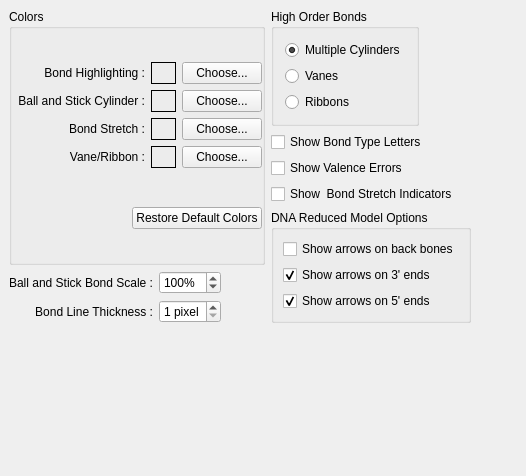
     <widget class="QWidget" name="TabPage" >
      <attribute name="title" >
       <string>Bonds</string>
      </attribute>
      <layout class="QGridLayout" >
       <property name="margin" >
        <number>9</number>
       </property>
       <property name="spacing" >
        <number>6</number>
       </property>
       <item row="5" column="3" >
        <spacer>
         <property name="orientation" >
          <enum>Qt::Horizontal</enum>
         </property>
         <property name="sizeHint" >
          <size>
           <width>40</width>
           <height>20</height>
          </size>
         </property>
        </spacer>
       </item>
       <item rowspan="2" row="4" column="1" colspan="2" >
        <widget class="QGroupBox" name="dna_reduced_model_options_grpbox" >
         <property name="title" >
          <string>DNA Reduced Model Options</string>
         </property>
         <layout class="QGridLayout" >
          <property name="margin" >
           <number>9</number>
          </property>
          <property name="spacing" >
           <number>6</number>
          </property>
          <item row="0" column="0" >
           <widget class="QCheckBox" name="arrowsOnBackBones_checkBox" >
            <property name="text" >
             <string>Show arrows on back bones</string>
            </property>
           </widget>
          </item>
          <item row="1" column="0" >
           <widget class="QCheckBox" name="arrowsOnThreePrimeEnds_checkBox" >
            <property name="text" >
             <string>Show arrows on 3' ends</string>
            </property>
            <property name="checked" >
             <bool>true</bool>
            </property>
           </widget>
          </item>
          <item row="2" column="0" >
           <widget class="QCheckBox" name="arrowsOnFivePrimeEnds_checkBox" >
            <property name="text" >
             <string>Show arrows on 5' ends</string>
            </property>
            <property name="checked" >
             <bool>true</bool>
            </property>
           </widget>
          </item>
         </layout>
        </widget>
       </item>
       <item row="6" column="0" >
        <spacer>
         <property name="orientation" >
          <enum>Qt::Vertical</enum>
         </property>
         <property name="sizeType" >
          <enum>QSizePolicy::Expanding</enum>
         </property>
         <property name="sizeHint" >
          <size>
           <width>20</width>
           <height>144</height>
          </size>
         </property>
        </spacer>
       </item>
       <item row="2" column="1" colspan="3" >
        <widget class="QCheckBox" name="show_valence_errors_checkbox" >
         <property name="toolTip" >
          <string>Enable/Disable Valence Error Checker</string>
         </property>
         <property name="text" >
          <string>Show Valence Errors</string>
         </property>
        </widget>
       </item>
       <item row="0" column="2" colspan="2" >
        <spacer>
         <property name="orientation" >
          <enum>Qt::Horizontal</enum>
         </property>
         <property name="sizeType" >
          <enum>QSizePolicy::Expanding</enum>
         </property>
         <property name="sizeHint" >
          <size>
           <width>72</width>
           <height>20</height>
          </size>
         </property>
        </spacer>
       </item>
       <item row="3" column="1" colspan="3" >
        <widget class="QCheckBox" name="showBondStretchIndicators_checkBox" >
         <property name="toolTip" >
          <string>Enable/Disable Display of Bond Stretch Indicators</string>
         </property>
         <property name="text" >
          <string>Show  Bond Stretch Indicators</string>
         </property>
        </widget>
       </item>
       <item row="1" column="1" colspan="3" >
        <widget class="QCheckBox" name="show_bond_labels_checkbox" >
         <property name="toolTip" >
          <string>Display Bond Type Label</string>
         </property>
         <property name="text" >
          <string>Show Bond Type Letters</string>
         </property>
        </widget>
       </item>
       <item rowspan="5" row="0" column="0" >
        <widget class="QGroupBox" name="groupBox4" >
         <property name="title" >
          <string>Colors</string>
         </property>
         <layout class="QGridLayout" >
          <property name="margin" >
           <number>0</number>
          </property>
          <property name="spacing" >
           <number>6</number>
          </property>
          <item row="1" column="0" colspan="2" >
           <layout class="QHBoxLayout" >
            <property name="margin" >
             <number>0</number>
            </property>
            <property name="spacing" >
             <number>6</number>
            </property>
            <item>
             <spacer>
              <property name="orientation" >
               <enum>Qt::Horizontal</enum>
              </property>
              <property name="sizeType" >
               <enum>QSizePolicy::Expanding</enum>
              </property>
              <property name="sizeHint" >
               <size>
                <width>40</width>
                <height>20</height>
               </size>
              </property>
             </spacer>
            </item>
            <item>
             <widget class="QPushButton" name="reset_bond_colors_btn" >
              <property name="text" >
               <string>Restore Default Colors</string>
              </property>
              <property name="autoDefault" >
               <bool>false</bool>
              </property>
             </widget>
            </item>
           </layout>
          </item>
          <item row="0" column="1" >
           <layout class="QGridLayout" >
            <property name="margin" >
             <number>0</number>
            </property>
            <property name="spacing" >
             <number>6</number>
            </property>
            <item row="0" column="0" >
             <widget class="QLabel" name="textLabel3_2" >
              <property name="sizePolicy" >
               <sizepolicy>
                <hsizetype>5</hsizetype>
                <vsizetype>5</vsizetype>
                <horstretch>0</horstretch>
                <verstretch>0</verstretch>
               </sizepolicy>
              </property>
              <property name="text" >
               <string>Bond Highlighting :</string>
              </property>
              <property name="alignment" >
               <set>Qt::AlignRight|Qt::AlignTrailing|Qt::AlignVCenter</set>
              </property>
             </widget>
            </item>
            <item row="2" column="1" >
             <layout class="QHBoxLayout" >
              <property name="margin" >
               <number>0</number>
              </property>
              <property name="spacing" >
               <number>6</number>
              </property>
              <item>
               <widget class="QFrame" name="bond_stretch_color_frame" >
                <property name="minimumSize" >
                 <size>
                  <width>25</width>
                  <height>0</height>
                 </size>
                </property>
                <property name="maximumSize" >
                 <size>
                  <width>32767</width>
                  <height>32767</height>
                 </size>
                </property>
                <property name="frameShape" >
                 <enum>QFrame::Box</enum>
                </property>
                <property name="frameShadow" >
                 <enum>QFrame::Plain</enum>
                </property>
               </widget>
              </item>
              <item>
               <widget class="QPushButton" name="bond_stretch_color_btn" >
                <property name="text" >
                 <string>Choose...</string>
                </property>
                <property name="autoDefault" >
                 <bool>false</bool>
                </property>
                <property name="default" >
                 <bool>false</bool>
                </property>
               </widget>
              </item>
             </layout>
            </item>
            <item row="0" column="1" >
             <layout class="QHBoxLayout" >
              <property name="margin" >
               <number>0</number>
              </property>
              <property name="spacing" >
               <number>6</number>
              </property>
              <item>
               <widget class="QFrame" name="bond_hilite_color_frame" >
                <property name="minimumSize" >
                 <size>
                  <width>25</width>
                  <height>0</height>
                 </size>
                </property>
                <property name="maximumSize" >
                 <size>
                  <width>32767</width>
                  <height>32767</height>
                 </size>
                </property>
                <property name="frameShape" >
                 <enum>QFrame::Box</enum>
                </property>
                <property name="frameShadow" >
                 <enum>QFrame::Plain</enum>
                </property>
               </widget>
              </item>
              <item>
               <widget class="QPushButton" name="bond_hilite_color_btn" >
                <property name="text" >
                 <string>Choose...</string>
                </property>
                <property name="autoDefault" >
                 <bool>false</bool>
                </property>
               </widget>
              </item>
             </layout>
            </item>
            <item row="3" column="0" >
             <widget class="QLabel" name="textLabel3_3" >
              <property name="text" >
               <string>Vane/Ribbon :</string>
              </property>
              <property name="alignment" >
               <set>Qt::AlignRight|Qt::AlignTrailing|Qt::AlignVCenter</set>
              </property>
             </widget>
            </item>
            <item row="1" column="1" >
             <layout class="QHBoxLayout" >
              <property name="margin" >
               <number>0</number>
              </property>
              <property name="spacing" >
               <number>6</number>
              </property>
              <item>
               <widget class="QFrame" name="ballstick_bondcolor_frame" >
                <property name="minimumSize" >
                 <size>
                  <width>25</width>
                  <height>0</height>
                 </size>
                </property>
                <property name="frameShape" >
                 <enum>QFrame::Box</enum>
                </property>
                <property name="frameShadow" >
                 <enum>QFrame::Plain</enum>
                </property>
               </widget>
              </item>
              <item>
               <widget class="QPushButton" name="ballstick_bondcolor_btn" >
                <property name="text" >
                 <string>Choose...</string>
                </property>
                <property name="autoDefault" >
                 <bool>false</bool>
                </property>
               </widget>
              </item>
             </layout>
            </item>
            <item row="1" column="0" >
             <widget class="QLabel" name="textLabel3" >
              <property name="text" >
               <string>Ball and Stick Cylinder :</string>
              </property>
              <property name="alignment" >
               <set>Qt::AlignRight|Qt::AlignTrailing|Qt::AlignVCenter</set>
              </property>
             </widget>
            </item>
            <item row="2" column="0" >
             <widget class="QLabel" name="textLabel3_2_2" >
              <property name="sizePolicy" >
               <sizepolicy>
                <hsizetype>5</hsizetype>
                <vsizetype>5</vsizetype>
                <horstretch>0</horstretch>
                <verstretch>0</verstretch>
               </sizepolicy>
              </property>
              <property name="minimumSize" >
               <size>
                <width>0</width>
                <height>0</height>
               </size>
              </property>
              <property name="text" >
               <string>Bond Stretch :</string>
              </property>
              <property name="alignment" >
               <set>Qt::AlignRight|Qt::AlignTrailing|Qt::AlignVCenter</set>
              </property>
             </widget>
            </item>
            <item row="3" column="1" >
             <layout class="QHBoxLayout" >
              <property name="margin" >
               <number>0</number>
              </property>
              <property name="spacing" >
               <number>6</number>
              </property>
              <item>
               <widget class="QFrame" name="bond_vane_color_frame" >
                <property name="minimumSize" >
                 <size>
                  <width>25</width>
                  <height>0</height>
                 </size>
                </property>
                <property name="maximumSize" >
                 <size>
                  <width>32767</width>
                  <height>32767</height>
                 </size>
                </property>
                <property name="frameShape" >
                 <enum>QFrame::Box</enum>
                </property>
                <property name="frameShadow" >
                 <enum>QFrame::Plain</enum>
                </property>
               </widget>
              </item>
              <item>
               <widget class="QPushButton" name="bond_vane_color_btn" >
                <property name="text" >
                 <string>Choose...</string>
                </property>
                <property name="autoDefault" >
                 <bool>false</bool>
                </property>
               </widget>
              </item>
             </layout>
            </item>
           </layout>
          </item>
         </layout>
        </widget>
       </item>
       <item row="0" column="1" >
        <widget class="QGroupBox" name="high_order_bond_display_groupbox" >
         <property name="title" >
          <string>High Order Bonds</string>
         </property>
         <layout class="QVBoxLayout" >
          <property name="margin" >
           <number>11</number>
          </property>
          <property name="spacing" >
           <number>6</number>
          </property>
          <item>
           <widget class="QRadioButton" name="multCyl_radioButton" >
            <property name="toolTip" >
             <string>Display high order bonds using multiple cylinders</string>
            </property>
            <property name="text" >
             <string>Multiple Cylinders</string>
            </property>
            <property name="checked" >
             <bool>true</bool>
            </property>
           </widget>
          </item>
          <item>
           <widget class="QRadioButton" name="vanes_radioButton" >
            <property name="toolTip" >
             <string>Display pi systems in high order bonds as Vanes</string>
            </property>
            <property name="text" >
             <string>Vanes</string>
            </property>
           </widget>
          </item>
          <item>
           <widget class="QRadioButton" name="ribbons_radioButton" >
            <property name="toolTip" >
             <string>Display pi systems in high order bonds as Ribbons</string>
            </property>
            <property name="text" >
             <string>Ribbons</string>
            </property>
           </widget>
          </item>
         </layout>
        </widget>
       </item>
       <item row="5" column="0" >
        <layout class="QHBoxLayout" >
         <property name="margin" >
          <number>0</number>
         </property>
         <property name="spacing" >
          <number>6</number>
         </property>
         <item>
          <layout class="QVBoxLayout" >
           <property name="margin" >
            <number>0</number>
           </property>
           <property name="spacing" >
            <number>6</number>
           </property>
           <item>
            <widget class="QLabel" name="textLabel1_3" >
             <property name="toolTip" >
              <string>Set scale (size) factor for the cylinder representing bonds in Ball and Stick display mode</string>
             </property>
             <property name="text" >
              <string>Ball and Stick Bond Scale :</string>
             </property>
             <property name="alignment" >
              <set>Qt::AlignRight|Qt::AlignTrailing|Qt::AlignVCenter</set>
             </property>
            </widget>
           </item>
           <item>
            <widget class="QLabel" name="textLabel1" >
             <property name="toolTip" >
              <string>Bond thickness (in pixels) for Lines Display Mode</string>
             </property>
             <property name="text" >
              <string>Bond Line Thickness :</string>
             </property>
             <property name="alignment" >
              <set>Qt::AlignRight|Qt::AlignTrailing|Qt::AlignVCenter</set>
             </property>
            </widget>
           </item>
          </layout>
         </item>
         <item>
          <layout class="QVBoxLayout" >
           <property name="margin" >
            <number>0</number>
           </property>
           <property name="spacing" >
            <number>6</number>
           </property>
           <item>
            <widget class="QSpinBox" name="cpk_cylinder_rad_spinbox" >
             <property name="toolTip" >
              <string>Set scale (size) factor for the cylinder representing bonds in Ball and Stick display mode</string>
             </property>
             <property name="suffix" >
              <string>%</string>
             </property>
             <property name="maximum" >
              <number>125</number>
             </property>
             <property name="minimum" >
              <number>50</number>
             </property>
             <property name="value" >
              <number>100</number>
             </property>
            </widget>
           </item>
           <item>
            <widget class="QSpinBox" name="bond_line_thickness_spinbox" >
             <property name="toolTip" >
              <string>Bond thickness (in pixels) for Lines Display Mode</string>
             </property>
             <property name="suffix" >
              <string> pixel</string>
             </property>
             <property name="maximum" >
              <number>4</number>
             </property>
             <property name="minimum" >
              <number>1</number>
             </property>
            </widget>
           </item>
          </layout>
         </item>
         <item>
          <spacer>
           <property name="orientation" >
            <enum>Qt::Horizontal</enum>
           </property>
           <property name="sizeType" >
            <enum>QSizePolicy::Expanding</enum>
           </property>
           <property name="sizeHint" >
            <size>
             <width>16</width>
             <height>20</height>
            </size>
           </property>
          </spacer>
         </item>
        </layout>
       </item>
      </layout>
     </widget>
